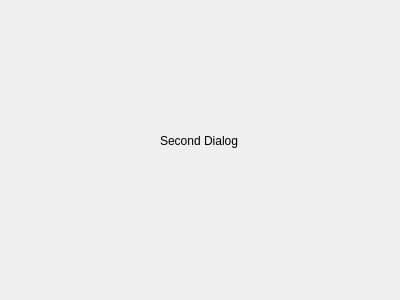
<?xml version="1.0" encoding="UTF-8"?>
<ui version="4.0">
 <class>Dialog</class>
 <widget class="QDialog" name="Dialog">
  <property name="geometry">
   <rect>
    <x>0</x>
    <y>0</y>
    <width>400</width>
    <height>300</height>
   </rect>
  </property>
  <property name="windowTitle">
   <string>Dialog</string>
  </property>
  <widget class="QLabel" name="label">
   <property name="geometry">
    <rect>
     <x>160</x>
     <y>130</y>
     <width>161</width>
     <height>21</height>
    </rect>
   </property>
   <property name="text">
    <string>Second Dialog</string>
   </property>
  </widget>
 </widget>
 <resources/>
 <connections/>
</ui>
